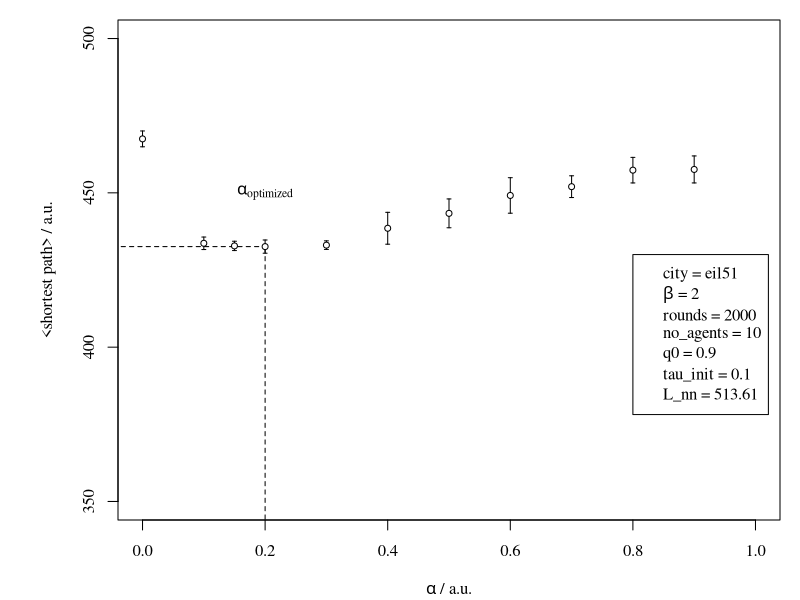

Write R code to recreate this figure.
#Plot alpha vs. global_shortest_path_average

#Version 2, ungerundet, altes tau
# no_agents = 10;       						
# rounds = 2000										
# start_city = 1;										
# q0 = 0.9;
# tau_init = 0.1;                               
#V = 2;

rm(list = ls())

alpha = c(0,0.1,0.15,0.2,0.3,0.4,0.5,0.6,0.7,0.8,0.9)
global_shortest_path_average = c( 467.4848,433.6548,432.8082,432.5827,433.0562,438.5247,443.3537,449.1570, 452.0009,  457.3505,457.5814)
errors = c( 2.5652,2.0224,1.5140,2.1404,1.3963, 5.1615, 4.6702,5.7521, 3.5225,4.1459 ,4.3749)
#Grafik
par(family="serif",oma=c(0,1,0,0),mgp=c(2.9,1,0),mar=c(4,4.9,1,1),cex.lab=1,cex=1)
plot(alpha,global_shortest_path_average,type="n",
     xlim=c(0,1),
     ylim=c(350,500),
     xlab=expression(paste(alpha," / ", a.u.)),
     ylab=expression(paste("<shortest path>"," / ", a.u.)),
     
)

y.errorbars <- function(alpha,global_shortest_patha_average,errors,ebl=0.02){arrows(alpha,global_shortest_path_average-errors,alpha,global_shortest_path_average+errors,code=3,angle=90,length=ebl)}
y.errorbars(alpha,global_shortest_path_average,errors)
legend(0.8,430,c(expression(paste("city"," = ","eil51")),expression(paste(beta," = ",2)),expression(paste(rounds," = ",2000)),expression(paste(no_agents," = ",10)),expression(paste(q0," = ",0.9)),expression(paste(tau_init," = ",0.1)),expression(paste(L_nn," = ",513.61))))
#arrows(0.2,410,0.2,430,length=0.1,angle=30)
text(0.2,450,expression(paste(alpha[optimized])))
arrows(-1,432.5827,0.2,432.5827,length=0,lty=2)
arrows(0.2,320,0.2,432.5827,length=0,lty=2)

points(alpha,global_shortest_path_average,cex=0.8,pc=21,bg="white")

#dev.copy2pdf(file="alpha_vs_shortestpath.pdf",height=7,width=12)